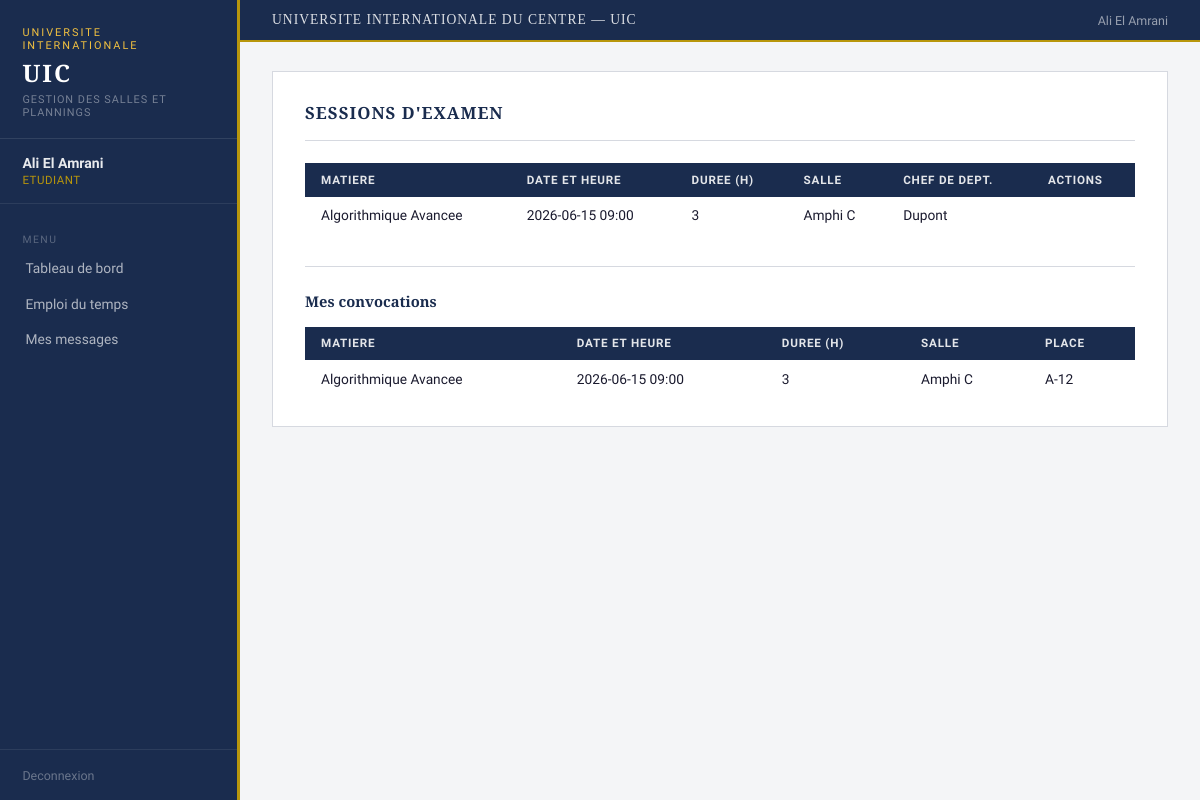
The app's page /sessions (signed in) with its own data.
### tables this page shows
CREATE TABLE SessionExamen (
        idSession INTEGER PRIMARY KEY AUTOINCREMENT,
        dateHeure TEXT NOT NULL, duree INTEGER NOT NULL,
        matiere TEXT NOT NULL, idSalle INTEGER NOT NULL, idChef INTEGER NOT NULL,
        FOREIGN KEY (idSalle) REFERENCES Salle(idSalle),
        FOREIGN KEY (idChef) REFERENCES ChefDepartement(idChef));

CREATE TABLE Salle (
        idSalle INTEGER PRIMARY KEY AUTOINCREMENT,
        nomSalle TEXT NOT NULL, type TEXT NOT NULL,
        capacite INTEGER NOT NULL, disponible INTEGER DEFAULT 1, batiment TEXT);

CREATE TABLE Utilisateur (
        idUtilisateur INTEGER PRIMARY KEY AUTOINCREMENT,
        nom TEXT NOT NULL, prenom TEXT NOT NULL DEFAULT '',
        email TEXT UNIQUE NOT NULL, motDePasse TEXT NOT NULL,
        role TEXT NOT NULL CHECK(role IN ('admin','professeur','chef_dept','etudiant')));

CREATE TABLE Convocation (
        idConvocation INTEGER PRIMARY KEY AUTOINCREMENT,
        numPlace TEXT NOT NULL, salleAttribuee TEXT NOT NULL,
        envoyee INTEGER DEFAULT 0,
        idEtudiant INTEGER NOT NULL, idSession INTEGER NOT NULL,
        FOREIGN KEY (idEtudiant) REFERENCES Etudiant(idEtudiant),
        FOREIGN KEY (idSession) REFERENCES SessionExamen(idSession));

### controllers/session_controller.py (the view)
@session_bp.route("/sessions")
def liste_sessions():
    if "user_id" not in session:
        return redirect(url_for("auth.login"))
    sessions = SessionExamen.get_all()
    role = session["user_role"]
    convocations = []
    if role == "etudiant":
        convocations = Convocation.get_by_etudiant(session["user_id"])
    return render_template("sessions.html", sessions=sessions, role=role, convocations=convocations)

### database/db.py (called while the page is built)
def get_connection():
    conn = sqlite3.connect(DB_PATH)
    conn.row_factory = sqlite3.Row
    return conn

### models/session.py (called while the page is built)
    @staticmethod
    def get_all():
        conn = get_connection()
        rows = conn.execute("""
            SELECT s.*, sa.nomSalle, u.nom AS nomChef
            FROM SessionExamen s
            JOIN Salle sa ON s.idSalle = sa.idSalle
            JOIN Utilisateur u ON s.idChef = u.idUtilisateur
            ORDER BY s.dateHeure
        """).fetchall()
        conn.close()
        return rows

    @staticmethod
    def get_by_etudiant(idEtudiant):
        conn = get_connection()
        rows = conn.execute("""
            SELECT c.*, s.matiere, s.dateHeure, s.duree
            FROM Convocation c
            JOIN SessionExamen s ON c.idSession = s.idSession
            WHERE c.idEtudiant=?
        """, (idEtudiant,)).fetchall()
        conn.close()
        return rows

### templates/sessions.html (shortened to what this page needs)
{% extends "base.html" %}
{% block content %}
<div class="page">
  <div class="page-header">
    <h1>Sessions d'examen</h1>
  </div>
  <table>
    <thead>
      <tr><th>Matiere</th><th>Date et heure</th><th>Duree (h)</th><th>Salle</th><th>Chef de Dept.</th><th>Actions</th></tr>
    </thead>
    <tbody>
    {% for s in sessions %}
      <tr>
        <td>{{ s.matiere }}</td>
        <td>{{ s.dateHeure }}</td>
        <td>{{ s.duree }}</td>
        <td>{{ s.nomSalle }}</td>
        <td>{{ s.nomChef }}</td>
        <td>
        </td>
      </tr>
    {% else %}
      <tr><td colspan="6">Aucune session planifiee.</td></tr>
    {% endfor %}
    </tbody>
  </table>
  {% if role == 'etudiant' and convocations %}
  <div class="form-section">
    <h2>Mes convocations</h2>
    <table>
      <thead>
        <tr><th>Matiere</th><th>Date et heure</th><th>Duree (h)</th><th>Salle</th><th>Place</th></tr>
      </thead>
      <tbody>
      {% for c in convocations %}
        <tr>
          <td>{{ c.matiere }}</td>
          <td>{{ c.dateHeure }}</td>
          <td>{{ c.duree }}</td>
          <td>{{ c.salleAttribuee }}</td>
          <td>{{ c.numPlace }}</td>
        </tr>
      {% endfor %}
      </tbody>
    </table>
  </div>
  {% endif %}
</div>
{% endblock %}

### static/css/style.css (style rules this page uses)
* { box-sizing:border-box;margin:0;padding:0; }
:root { --navy:#1a2c4e;--navy2:#243a61;--navy3:#2e4a7a; --gold:#b8960c;--gold2:#f0c040; --light:#f4f5f7;--white:#ffffff;--border:#d6d9e0; --text:#1a1a2e;--muted:#5a6070; --danger:#8b1a1a;--success:#1a5c2e;--warning:#7a5c00; }
body { font-family:'Source Sans 3',sans-serif;background:var(--light);color:var(--text);min-height:100vh;display:flex;font-size:15px; }
.page { background:var(--white);border:1px solid var(--border);padding:1.8rem 2rem; }
.page-header { display:flex;justify-content:space-between;align-items:center;margin-bottom:1.4rem;padding-bottom:1rem;border-bottom:1px solid var(--border); }
.page h1 { font-family:'Libre Baskerville',serif;font-size:1.05rem;color:var(--navy);text-transform:uppercase;letter-spacing:1px;margin-bottom:1.4rem; }
.page-header h1 { margin-bottom:0; }
.form-section { margin-top:2rem;padding-top:1.5rem;border-top:1px solid var(--border); }
.form-section h2 { font-family:'Libre Baskerville',serif;font-size:0.92rem;color:var(--navy);margin-bottom:1rem; }
table { width:100%;border-collapse:collapse; }
thead { background:var(--navy); }
th { padding:0.62rem 1rem;text-align:left;font-size:0.73rem;color:rgba(255,255,255,0.88);font-weight:600;text-transform:uppercase;letter-spacing:0.8px; }
td { padding:0.65rem 1rem;border-bottom:1px solid #eef0f3;font-size:0.86rem;color:var(--text); }
tr:last-child td { border-bottom:none; }

### records on screen
SessionExamen: matiere "Algorithmique Avancee", dateHeure "2026-06-15 09:00", duree "3", nomSalle "Amphi C", nomChef "Dupont"
Convocation: matiere "Algorithmique Avancee", dateHeure "2026-06-15 09:00", duree "3", salleAttribuee "Amphi C", numPlace "A-12"

### other values on screen
{{ session.user_nom }} "Ali El Amrani"
{{ session.user_role }} "ETUDIANT"
